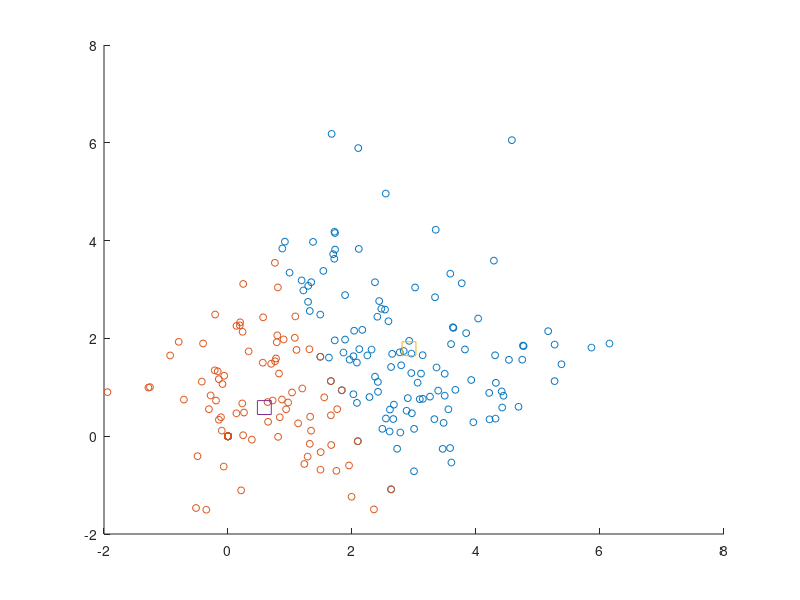

The MATLAB script that drew this image:

Z = load( 'BCE_A1_2_2.txt');        %load text file
Z = transpose(Z);                   %convert (200*2) into (2*200)
B = Z(1,:);                         % x cordinate = b
C = Z(2,:);                         % y cordinate = c
abdullah = fopen('BCE_A1_2_2_output.txt', 'w');  %output file name = 'BCE_A1_2_2_output.txt';
n = 200;

%some temp arrays use for program

% contain smallest distance
A = zeros(1, n);
% data points goes to first cluster or second
D = zeros(1, n);
%contain x cordinate of cluster 1 points
E = zeros(1, n);
%contain y cordinate of cluster 1 points
F = zeros(1, n);
%contain x cordinate of cluster 2 points
G = zeros(1, n);
%contain y cordinate of cluster 2 points
H = zeros(1, n);
Cc = rand(1,4) ;
%C1x = Cc(1) ;            %initial x cordinate of cluster1 
%C1y = Cc(2) ;            %initial y cordinate of cluster1
%C2x= Cc(3)  ;            %initial x cordinate of cluster2
%C2y= Cc(4)  ;            %initial y cordinate of cluster2

C1x = 3 ;            %initial x cordinate of cluster1 
C1y = 2 ;            %initial y cordinate of cluster1
C2x= 0  ;            %initial x cordinate of cluster2
C2y= 1  ;
q = 0;
w = 0;
e = 0;
r = 0; 
p = 0;

%repeat until convergence
while (p < 1)
for i = 1:1:n                   %n = datapoints
    
     x = [B(i), C(i)];          %x contain data points
     y = [C1x, C1y];            %y contain cluster points 1
     distance = sqrt((y(1)-x(1))^2 + (y(2)-x(2))^2);         %calculate distance from data point to cluster 1

     %calculating distance from cluster 2
     x = [B(i), C(i)];          %x contain data points
     y = [C2x, C2y];            %y contain cluster points 1
     distance1 = sqrt((y(1)-x(1))^2 + (y(2)-x(2))^2);          %calculate distance from data point to cluster 2

     % check which distance is smallest 
    if ( distance < distance1)
         A(i) = distance;           % A array contain minimum distances
         D(i) = 1;                  % D array show it combine with 1st cluster or 2nd cluster
         E(i) = B(i);               % if it combine with 1, it x cordinate store in E array
         F(i) = C(i);               % and it y coordinate store in F array
    else 
          A(i) = distance1;
          D(i) = 2;
          G(i) = B(i);              % if it combine with 2 cluster, it x cordinate store in G array
          H(i) = C(i);              % and it y coordinate store in H array
    end
end

    count1 = 0;         
    count2 = 0;

    for i = 1:n
        if( E(i) == 0)
            count1 = count1 + 0;
        else 
            count1 = count1 + 1;        %calculate how many data points attached with cluster 1
        end
    end
    
    for g = 1:n
        if( G(g) == 0)
            count2 = count2 + 0;
        else 
            count2 = count2 + 1;        %calculate how many data points attached with cluster 2
        end
    end
    
C1x = 0;
C1y = 0;
C2x = 0;
C2y = 0;

    for i = 1:n
        C1x = C1x + E(i);
        C1y = C1y + F(i);
    end
     C1x = C1x/count1;
     C1y = C1y/count1;          %adding all points and calculating their mid point
     
    for i = 1:n
        C2x = C2x + G(i);
        C2y = C2y + H(i);
    end
     C2x = C2x/count2;
     C2y = C2y/count2;          %adding all points and calculating their mid point

    fprintf('\n(cluster1 = %d, %d )',C1x, C1y);
    fprintf('(cluster2 = %d, %d )\n',C2x, C2y);
    fprintf(abdullah,'(cluster1 = %d, %d )',C1x, C1y);
    fprintf(abdullah, '(cluster2 = %d, %d )',C2x, C2y);
    fprintf(abdullah, '\t');

if (q == C1x && w == C1y && e == C2x && r == C2y )
    p = 2;
    break
end
q = C1x;
w = C1y;
e = C2x;
r = C2y;

end
fclose(abdullah);

hold on
plot(E,F,'o','MarkerSize', 5);
plot(G,H,'o','MarkerSize',5);
plot(C1x, C1y,'-s','MarkerSize',10);
plot(C2x, C2x,'-s','MarkerSize',10);

hold off

